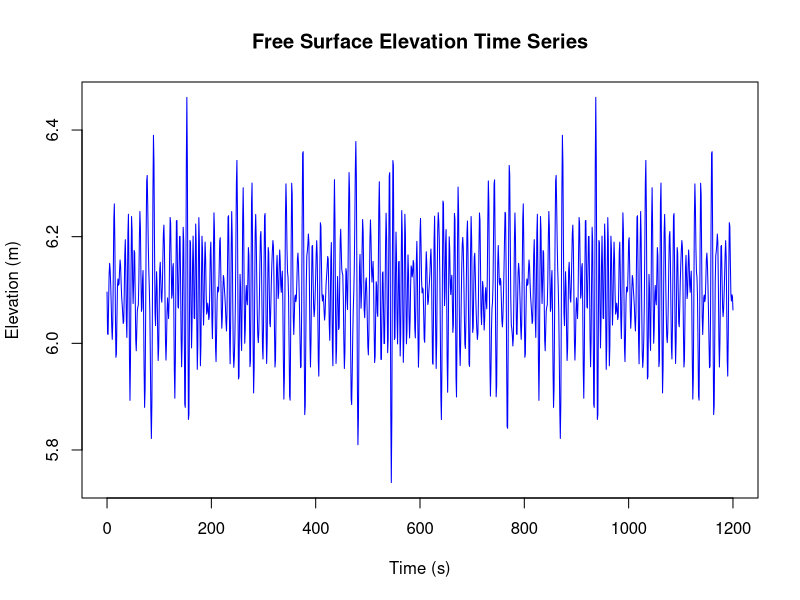

Generate this figure with R: (Note: this script raises an error after producing the figure.)
# read the free surface elevation data
data <- read.table("data/FreeSurfaceElevationTS.txt", header=TRUE)

# plot for visual ref...
plot(data$Time, data$Elevation, type="l", col="blue",
     xlab="Time (s)", ylab="Elevation (m)",
     main="Free Surface Elevation Time Series")
abline(h=mean_elevation, col="red", lty=2)  # Add mean elevation line

sink("results/Q3_results.txt")


# -------------------------------- PART A --------------------------------
mean_elevation <- mean(data$Elevation)
variance_elevation <- var(data$Elevation)
cat("Mean Free Surface Elevation:", mean_elevation, "\n")
cat("Variance of Free Surface Elevation:", variance_elevation, "\n")


# -------------------------------- PART B --------------------------------
signs <- sign(data$Elevation - mean_elevation)
next_sign <- c(signs[-1], NA)
up_crossings <- which(signs == -1 & next_sign == 1)
cat("Number of up-crossings:", length(up_crossings), "\n")


# -------------------------------- PART C --------------------------------
# ... see document


# -------------------------------- PART D --------------------------------
wave_heights <- numeric(length(up_crossings) - 1)

for (i in 1:(length(up_crossings) - 1)) {
  start_idx <- up_crossings[i]
  end_idx <- up_crossings[i + 1]
  
  # Find max (crest) and min (trough) in this wave
  wave_heights[i] <- max(data$Elevation[start_idx:end_idx]) - min(data$Elevation[start_idx:end_idx])
}

# Sort wave heights in descending order
sorted_wave_heights <- sort(wave_heights, decreasing = TRUE)

# Compute significant wave height (Hs) - mean of highest 1/3 of waves
num_significant_waves <- ceiling(length(sorted_wave_heights) / 3)
Hs <- mean(sorted_wave_heights[1:num_significant_waves])

# Compute wave periods - time difference between zero up-crossings
wave_periods <- diff(data$Time[up_crossings])

# Select corresponding periods for significant waves
sorted_wave_periods <- sort(wave_periods, decreasing = TRUE)
Ts <- mean(sorted_wave_periods[1:num_significant_waves])

# Print results
print(paste("Significant Wave Height (Hs):", round(Hs, 2), "m"))
print(paste("Significant Wave Period (Ts):", round(Ts, 2), "s"))


# -------------------------------- PART E --------------------------------

# Find wave heights (crest - trough between two up-crossings)
for (i in 1:(length(up_crossings) - 1)) {
  start_idx <- up_crossings[i]
  end_idx <- up_crossings[i + 1]
  
  # Find max (crest) and min (trough) in this wave
  wave_heights[i] <- max(data$Elevation[start_idx:end_idx]) - min(data$Elevation[start_idx:end_idx])
}

# Compute mean wave height (Hm)
Hm <- mean(wave_heights)

# Compute wave periods - time difference between zero up-crossings
wave_periods <- diff(data$Time[up_crossings])

# Compute mean wave period (Tm)
Tm <- mean(wave_periods)

# Print results
print(paste("Mean Wave Height (Hm):", round(Hm, 2), "m"))
print(paste("Mean Wave Period (Tm):", round(Tm, 2), "s"))


# -------------------------------- PART F --------------------------------
# Compute root-mean-square wave height (Hrms)
Hrms <- sqrt(mean(wave_heights^2))

# Print result
print(paste("Root-Mean-Square Wave Height (Hrms):", round(Hrms, 2), "m"))


# -------------------------------- PART G --------------------------------


sink()

